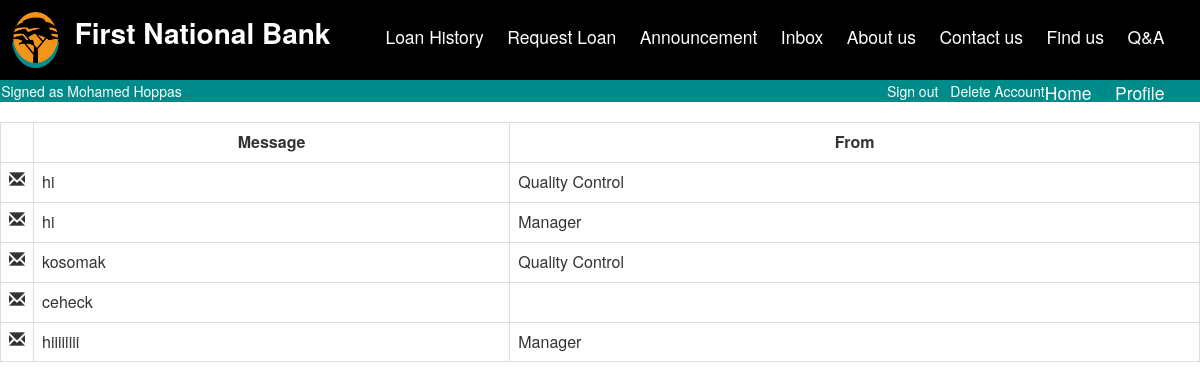
The page /inbox.php (signed in) on the database its author committed.
### tables this page shows
CREATE TABLE `messageclient` (
  `MessageCount` int(11) NOT NULL,
  `UserID` int(11) NOT NULL,
  `MessageCl` text NOT NULL,
  `Sender` varchar(50) NOT NULL
);

### inbox.php (the view, shortened to what this page needs)
<html>
<head>
  <link rel="stylesheet" href="https://maxcdn.bootstrapcdn.com/bootstrap/3.4.1/css/bootstrap.min.css">
</head>
<?php
include 'topBar.php';
require 'database.php';
?>
<?php
$sql="SELECT * FROM messageclient where UserID= '".$_SESSION['ID']."'";
$result=mysqli_query($conn,$sql);
echo "<br>";
echo "<table border=1 width=100%; class='table table-bordered table-hover'>
<th style='text-align:center;'></th>
<th style='text-align:center;'>Message</th>
<th style='text-align:center;'>From</th>";
if (mysqli_num_rows($result) > 0) {
    while($row = mysqli_fetch_array($result)) {
        echo "<tr>".
		"<td style='width:1%;'> <span class='glyphicon glyphicon-envelope'></span> </td><td> ". $row["MessageCl"]."</td><td>".$row["Sender"]."</td></tr>";
    }
}
echo "</table>"
?>
<body>
</body>
</html>

### rows shown on the page
messageclient: MessageCl "hi", Sender "Quality Control"
messageclient: MessageCl "hi", Sender "Manager"
messageclient: MessageCl "kosomak", Sender "Quality Control"
messageclient: MessageCl "ceheck"
messageclient: MessageCl "hiiiiiiii", Sender "Manager"

### other values the page prints
$_SESSION['FullName'] "Mohamed Hoppas"
